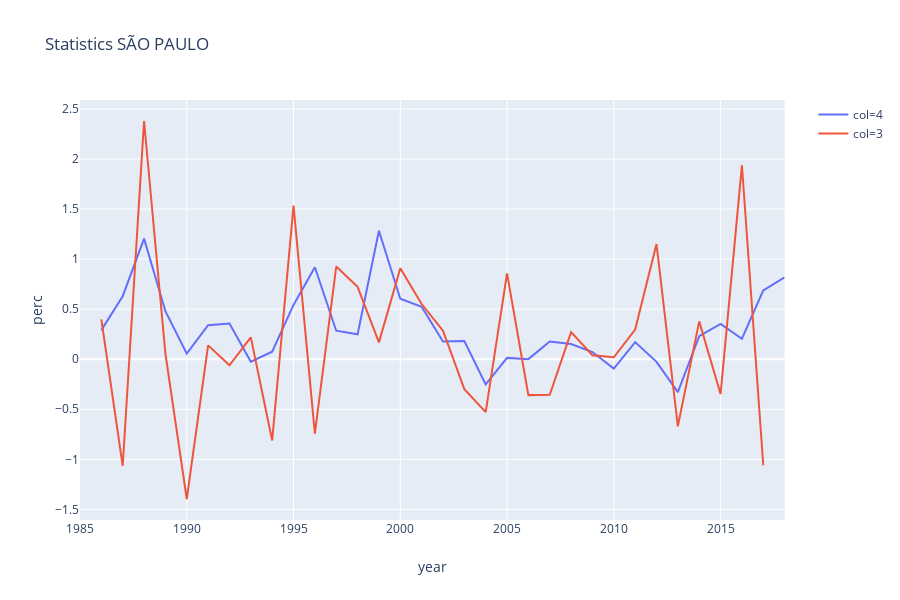

Write notebook code for a chart like this one.
### Code cell
fig = px.line(df, x="year", y="perc", color='col', title='Statistics ' + Municipio)
fig.show()

### Figure 1 — Plotly figure (JSON) as saved in the notebook; plotly's stock layout.template omitted (floating-point values rounded to 4 significant figures)
{"data": [{"hoverlabel": {"namelength": 0}, "hovertemplate": "col=4<br>year=%{x}<br>perc=%{y}", "legendgroup": "col=4", "line": {"color": "#636efa", "dash": "solid"}, "mode": "lines", "name": "col=4", "showlegend": true, "type": "scatter", "x": [1985, 1986, 1987, 1988, 1989, 1990, 1991, 1992, 1993, 1994, 1995, 1996, 1997, 1998, 1999, 2000, 2001, 2002, 2003, 2004, 2005, 2006, 2007, 2008, 2009, 2010, 2011, 2012, 2013, 2014, 2015, 2016, 2017, 2018], "xaxis": "x", "y": [null, 0.2905, 0.6294, 1.205, 0.4793, 0.05613, 0.3397, 0.3558, -0.02496, 0.07568, 0.5427, 0.9186, 0.2848, 0.2484, 1.284, 0.6043, 0.5246, 0.1762, 0.1821, -0.2524, 0.01325, 0.0009869, 0.1778, 0.151, 0.07197, -0.09337, 0.1707, -0.02661, -0.3294, 0.2297, 0.3522, 0.2048, 0.6872, 0.8175], "yaxis": "y"}, {"hoverlabel": {"namelength": 0}, "hovertemplate": "col=3<br>year=%{x}<br>perc=%{y}", "legendgroup": "col=3", "line": {"color": "#EF553B", "dash": "solid"}, "mode": "lines", "name": "col=3", "showlegend": true, "type": "scatter", "x": [1985, 1986, 1987, 1988, 1989, 1990, 1991, 1992, 1993, 1994, 1995, 1996, 1997, 1998, 1999, 2000, 2001, 2002, 2003, 2004, 2005, 2006, 2007, 2008, 2009, 2010, 2011, 2012, 2013, 2014, 2015, 2016, 2017], "xaxis": "x", "y": [null, 0.3975, -1.065, 2.38, 0.05573, -1.396, 0.1385, -0.06008, 0.2182, -0.8119, 1.535, -0.743, 0.9256, 0.7238, 0.1684, 0.9083, 0.5511, 0.2852, -0.2991, -0.528, 0.857, -0.3586, -0.3556, 0.2703, 0.04031, 0.01973, 0.2969, 1.15, -0.6699, 0.3783, -0.348, 1.937, -1.059], "yaxis": "y"}], "layout": {"height": 600, "legend": {"tracegroupgap": 0}, "title": {"text": "Statistics SÃO PAULO"}, "xaxis": {"anchor": "y", "domain": [0, 0.98], "title": {"text": "year"}}, "yaxis": {"anchor": "x", "domain": [0, 1], "title": {"text": "perc"}}}}
